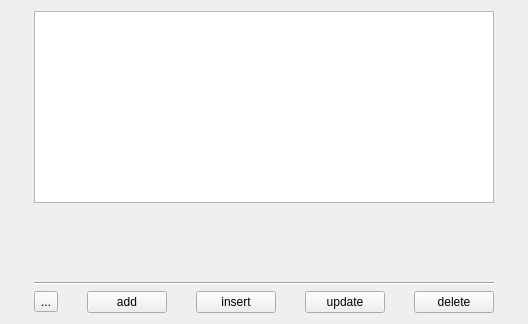
<?xml version="1.0" encoding="UTF-8"?>
<ui version="4.0">
 <class>fAnchors</class>
 <widget class="QWidget" name="fAnchors">
  <property name="geometry">
   <rect>
    <x>0</x>
    <y>0</y>
    <width>528</width>
    <height>324</height>
   </rect>
  </property>
  <property name="windowTitle">
   <string>Anchors table</string>
  </property>
  <layout class="QGridLayout" name="gridLayout">
   <item row="4" column="4">
    <widget class="QPushButton" name="bttnDel">
     <property name="sizePolicy">
      <sizepolicy hsizetype="Fixed" vsizetype="Fixed">
       <horstretch>50</horstretch>
       <verstretch>0</verstretch>
      </sizepolicy>
     </property>
     <property name="text">
      <string>delete</string>
     </property>
    </widget>
   </item>
   <item row="1" column="1">
    <spacer name="verticalSpacer">
     <property name="orientation">
      <enum>Qt::Vertical</enum>
     </property>
     <property name="sizeHint" stdset="0">
      <size>
       <width>20</width>
       <height>40</height>
      </size>
     </property>
    </spacer>
   </item>
   <item row="4" column="1">
    <widget class="QPushButton" name="bttnAdd">
     <property name="sizePolicy">
      <sizepolicy hsizetype="Fixed" vsizetype="Fixed">
       <horstretch>50</horstretch>
       <verstretch>0</verstretch>
      </sizepolicy>
     </property>
     <property name="text">
      <string>add</string>
     </property>
    </widget>
   </item>
   <item row="4" column="3">
    <widget class="QPushButton" name="bttnUpdate">
     <property name="sizePolicy">
      <sizepolicy hsizetype="Fixed" vsizetype="Fixed">
       <horstretch>50</horstretch>
       <verstretch>0</verstretch>
      </sizepolicy>
     </property>
     <property name="text">
      <string>update</string>
     </property>
    </widget>
   </item>
   <item row="4" column="2">
    <widget class="QPushButton" name="bttnInsert">
     <property name="sizePolicy">
      <sizepolicy hsizetype="Fixed" vsizetype="Fixed">
       <horstretch>50</horstretch>
       <verstretch>0</verstretch>
      </sizepolicy>
     </property>
     <property name="text">
      <string>insert</string>
     </property>
    </widget>
   </item>
   <item row="3" column="0" colspan="5">
    <widget class="Line" name="line">
     <property name="orientation">
      <enum>Qt::Horizontal</enum>
     </property>
    </widget>
   </item>
   <item row="4" column="0">
    <widget class="QToolButton" name="toolButton">
     <property name="text">
      <string>...</string>
     </property>
    </widget>
   </item>
   <item row="0" column="0" colspan="5">
    <widget class="QTableView" name="table"/>
   </item>
  </layout>
 </widget>
 <resources/>
 <connections>
  <connection>
   <sender>toolButton</sender>
   <signal>clicked()</signal>
   <receiver>fAnchors</receiver>
   <slot>close()</slot>
   <hints>
    <hint type="sourcelabel">
     <x>54</x>
     <y>226</y>
    </hint>
    <hint type="destinationlabel">
     <x>144</x>
     <y>159</y>
    </hint>
   </hints>
  </connection>
 </connections>
</ui>
